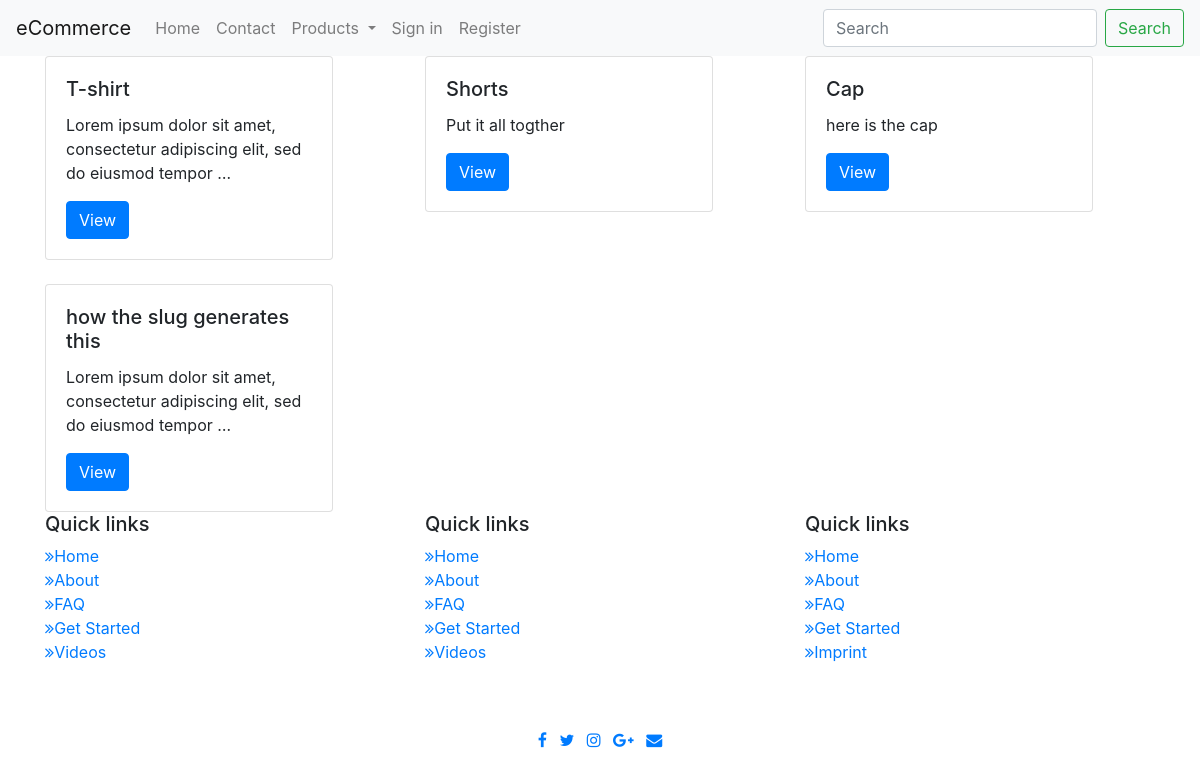
/products/, run on an earlier commit of the app's database.
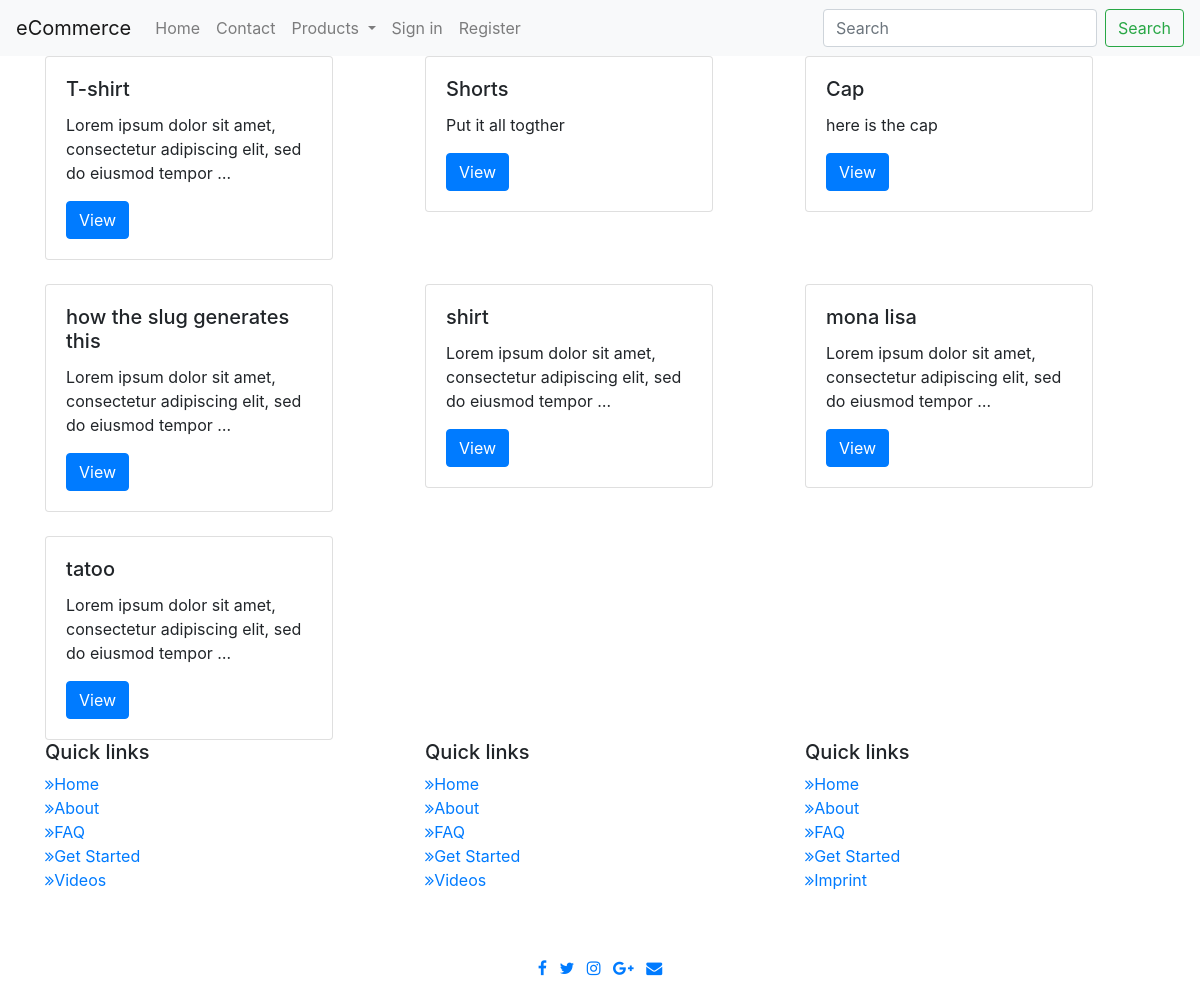
And on a later commit of the database.
### products/models.py (models this page shows, shortened)
class Product(models.Model):
    title = models.CharField(max_length=120)
    slug = models.SlugField(blank=True, unique=True)
    discription = models.TextField()
    price = models.DecimalField(decimal_places=2, max_digits=20, default=0.00)
    image = models.ImageField(upload_to=upload_image_path, null="True", blank=True)
    feature = models.BooleanField(default="False")
    timestamp = models.DateTimeField(auto_now_add=True)
    def get_absolute_path(self):
        return reverse('products:detail', kwargs=dict(
            slug = self.slug
        ))

### products/views.py (the view)
# urls.py: path('', ProductListView.as_view(), name='list'),
class ProductListView(ListView):
    queryset = Product.objects.all()
    template_name = 'products/list.html'
    context_object_name = 'object_list'

### products/templates/products/list.html
{% extends "base.html" %}
{% load static %}
{% block content %}
    <div class="container">
        <div class="row">
            {% for object in object_list %}
                <div class="col">
                    {% include "products/snippets/card.html" with instance=object %}
                    {% if forloop.counter|divisibleby:3 %}
                        </div></div><br><div class="row">
                    {% else %}
                        </div>
                    {% endif %}
            {% endfor %}
        </div>
    </div>
{% endblock %}

### templates/base.html (shortened to what this page needs)
{% load static %}
<!doctype html>
<html lang="en">
<head>
    <link href="//maxcdn.bootstrapcdn.com/font-awesome/4.2.0/css/font-awesome.min.css" rel="stylesheet">
    {% include "base/css.html" %}
</head>
<body>
{% include "base/nav.html" with brand_name='eCommerce' %}
{% block content %}{% endblock %}
{% include "base/footer.html" %}
</body>
</html>

### templates/base/css.html
{% load static %}
<link href="//maxcdn.bootstrapcdn.com/bootstrap/4.0.0/css/bootstrap.min.css" rel="stylesheet" id="bootstrap-css">

### templates/base/nav.html (shortened to what this page needs)
{% url 'home' as home_url %}
{% url 'contact' as contact_url %}
{% url 'login' as login_url %}
{% url 'register' as register_url %}
<nav class="navbar navbar-expand-lg navbar-light bg-light">
    <a class="navbar-brand" href="{% url 'home' %}">
        {% if     brand_name %}
            {{ brand_name }}
        {% else %}
            MDL
        {% endif %}
    </a>
    <div class="collapse navbar-collapse" id="navbarSupportedContent">
        <ul class="navbar-nav mr-auto">
            <li class="nav-item {% if request.path == home_url %}active{% endif %}">
                <a class="nav-link" href={{ home_url }}>Home <span class="sr-only">(current)</span></a>
            </li>
            <li class="nav-item {% if request.path == contact_url %}active{% endif %}">
                <a class="nav-link" href="{{ contact_url }}">Contact</a>
            </li>
            <li class="nav-item dropdown">
                <a class="nav-link dropdown-toggle" href="" id="navbarDropdown" role="button" data-toggle="dropdown"
                   aria-haspopup="true" aria-expanded="false">
                    Products
                </a>
            </li>
            {% if request.user.is_authenticated %}
                <li class="nav-item {% if request.path == login_url %}active{% endif %}">
                    <a class="nav-link " href="{{ login_url }}">Log out</a>
                </li>
            {% else %}
                <li class="nav-item {% if request.path == login_url %}active{% endif %}">
                    <a class="nav-link " href="{{ login_url }}">Sign in</a>
                </li>
            {% endif %}
            <li class="nav-item {% if request.path == register_url %}active{% endif %}">
                <a class="nav-link " href="{{ register_url }}">Register</a>
            </li>
        </ul>
        <form class="form-inline my-2 my-lg-0">
            <input class="form-control mr-sm-2" type="search" placeholder="Search" aria-label="Search">
            <button class="btn btn-outline-success my-2 my-sm-0" type="submit">Search</button>
        </form>
    </div>
</nav>

### products/templates/products/snippets/card.html (shortened to what this page needs)
<div class="card" style="width: 18rem;">
    <div class="card-body">
        <h5 class="card-title">{{ instance.title }}</h5>
        <p class="card-text">{{ instance.discription|truncatewords:12 }}</p>
        <a href="{{ instance.get_absolute_path }}" class='btn btn-primary'>View</a>
    </div >
</div>

### templates/base/js.html (shortened to what this page needs)
{% load static %}

### templates/base/footer.html (shortened to what this page needs)
	<section id="footer">
		<div class="container">
			<div class="row text-center text-xs-center text-sm-left text-md-left">
				<div class="col-xs-12 col-sm-4 col-md-4">
					<h5>Quick links</h5>
					<ul class="list-unstyled quick-links">
						<li><a href="javascript:void();"><i class="fa fa-angle-double-right"></i>Home</a></li>
						<li><a href="javascript:void();"><i class="fa fa-angle-double-right"></i>About</a></li>
						<li><a href="javascript:void();"><i class="fa fa-angle-double-right"></i>FAQ</a></li>
						<li><a href="javascript:void();"><i class="fa fa-angle-double-right"></i>Get Started</a></li>
						<li><a href="javascript:void();"><i class="fa fa-angle-double-right"></i>Videos</a></li>
					</ul>
				</div>
				<div class="col-xs-12 col-sm-4 col-md-4">
					<h5>Quick links</h5>
					<ul class="list-unstyled quick-links">
						<li><a href="javascript:void();"><i class="fa fa-angle-double-right"></i>Home</a></li>
						<li><a href="javascript:void();"><i class="fa fa-angle-double-right"></i>About</a></li>
						<li><a href="javascript:void();"><i class="fa fa-angle-double-right"></i>FAQ</a></li>
						<li><a href="javascript:void();"><i class="fa fa-angle-double-right"></i>Get Started</a></li>
						<li><a href="javascript:void();"><i class="fa fa-angle-double-right"></i>Videos</a></li>
					</ul>
				</div>
				<div class="col-xs-12 col-sm-4 col-md-4">
					<h5>Quick links</h5>
					<ul class="list-unstyled quick-links">
						<li><a href="javascript:void();"><i class="fa fa-angle-double-right"></i>Home</a></li>
						<li><a href="javascript:void();"><i class="fa fa-angle-double-right"></i>About</a></li>
						<li><a href="javascript:void();"><i class="fa fa-angle-double-right"></i>FAQ</a></li>
						<li><a href="javascript:void();"><i class="fa fa-angle-double-right"></i>Get Started</a></li>
						<li><a href="https://wwwe.sunlimetech.com" title="Design and developed by"><i class="fa fa-angle-double-right"></i>Imprint</a></li>
					</ul>
				</div>
			</div>
			<div class="row">
				<div class="col-xs-12 col-sm-12 col-md-12 mt-2 mt-sm-5">
					<ul class="list-unstyled list-inline social text-center">
						<li class="list-inline-item"><a href="javascript:void();"><i class="fa fa-facebook"></i></a></li>
						<li class="list-inline-item"><a href="javascript:void();"><i class="fa fa-twitter"></i></a></li>
						<li class="list-inline-item"><a href="javascript:void();"><i class="fa fa-instagram"></i></a></li>
						<li class="list-inline-item"><a href="javascript:void();"><i class="fa fa-google-plus"></i></a></li>
						<li class="list-inline-item"><a href="javascript:void();" target="_blank"><i class="fa fa-envelope"></i></a></li>
					</ul>
				</div>
			</div>
		</div>
	</section>

What changed in the data, as far as the page shows it:
added Product: title "shirt", discription "Lorem ipsum dolor sit amet, consectetur adipiscing elit, sed do eiusmod tempor …"
added Product: title "mona lisa", discription "Lorem ipsum dolor sit amet, consectetur adipiscing elit, sed do eiusmod tempor …"
added Product: title "tatoo", discription "Lorem ipsum dolor sit amet, consectetur adipiscing elit, sed do eiusmod tempor …"
